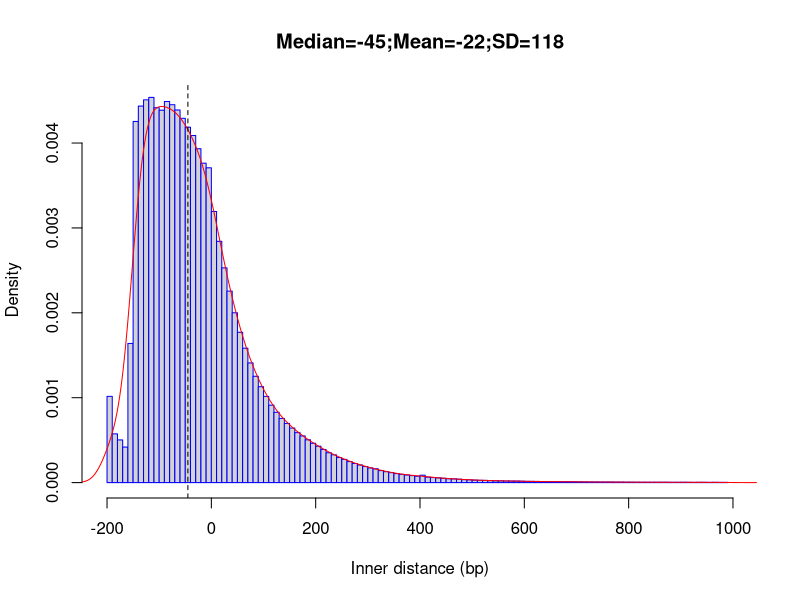

This chart was generated by the following R code:
png("/rds/user/is460/hpc-work/muscle-rnaseq/ezbamqc/output/figs/srpk3_hom_ttnb_wt_8.inner_distance_plot.png",width=500,height=500,units="px")
fragsize=rep(c(-195,-185,-175,-165,-155,-145,-135,-125,-115,-105,-95,-85,-75,-65,-55,-45,-35,-25,-15,-5,5,15,25,35,45,55,65,75,85,95,105,115,125,135,145,155,165,175,185,195,205,215,225,235,245,255,265,275,285,295,305,315,325,335,345,355,365,375,385,395,405,415,425,435,445,455,465,475,485,495,505,515,525,535,545,555,565,575,585,595,605,615,625,635,645,655,665,675,685,695,705,715,725,735,745,755,765,775,785,795,805,815,825,835,845,855,865,875,885,895,905,915,925,935,945,955,965,975,985),times=c(106790,60351,52848,43999,172360,447238,466318,474039,477053,464298,461226,471999,468035,461475,451190,440178,429872,413487,395567,389876,335771,298787,265922,237162,210317,186188,166438,148196,131696,118807,106785,95876,87122,79456,73255,67562,61887,57783,52978,48703,45083,41004,37000,34379,31006,28780,26045,23653,21770,19844,18137,17072,14848,13531,12327,11151,10141,9417,8661,7883,9170,6710,6290,5837,5381,4755,4604,4229,3625,3424,3053,2840,2718,2484,2231,2147,1926,1904,1874,1714,1533,1461,1374,1309,1226,1199,1142,1074,1049,993,901,824,717,742,703,665,664,609,553,538,507,458,457,462,404,407,396,389,356,341,386,329,284,332,306,273,314,287,273))
frag_sd = round(sd(fragsize),digits=0)
frag_mean = round(mean(fragsize),digits=0)
frag_median = round(median(fragsize),digits=0)
hist(fragsize,probability=T,breaks=120,xlim=c(-200,1000),xlab="Inner distance (bp)",main=paste(c("Median=",frag_median,";","Mean=",frag_mean,";","SD=",frag_sd),collapse=""),border="blue")
lines(density(fragsize,bw=20),col='red')
abline(v=frag_median,lty=2)
dev.state = dev.off()
